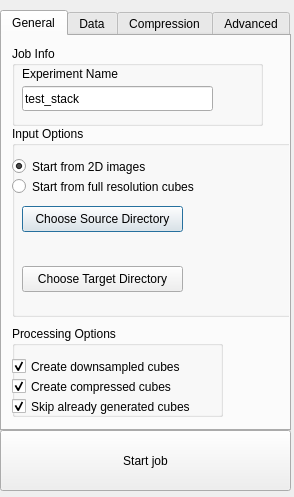
<?xml version="1.0" encoding="UTF-8"?>
<ui version="4.0">
 <class>Dialog</class>
 <widget class="QDialog" name="Dialog">
  <property name="geometry">
   <rect>
    <x>0</x>
    <y>0</y>
    <width>294</width>
    <height>497</height>
   </rect>
  </property>
  <property name="windowTitle">
   <string>Knossos Cuber</string>
  </property>
  <widget class="QTabWidget" name="tabWidget">
   <property name="geometry">
    <rect>
     <x>0</x>
     <y>10</y>
     <width>291</width>
     <height>421</height>
    </rect>
   </property>
   <property name="currentIndex">
    <number>0</number>
   </property>
   <widget class="QWidget" name="tab">
    <attribute name="title">
     <string>General</string>
    </attribute>
    <widget class="QGroupBox" name="group_box_input_options">
     <property name="geometry">
      <rect>
       <x>10</x>
       <y>90</y>
       <width>371</width>
       <height>191</height>
      </rect>
     </property>
     <property name="title">
      <string>Input Options</string>
     </property>
     <widget class="QRadioButton" name="radio_button_start_from_2d_images">
      <property name="enabled">
       <bool>true</bool>
      </property>
      <property name="geometry">
       <rect>
        <x>0</x>
        <y>30</y>
        <width>221</width>
        <height>21</height>
       </rect>
      </property>
      <property name="toolTip">
       <string>&lt;html&gt;&lt;head/&gt;&lt;body&gt;&lt;p&gt;Whether to generate cubes from 2D images.&lt;/p&gt;&lt;/body&gt;&lt;/html&gt;</string>
      </property>
      <property name="text">
       <string>Start from 2D images</string>
      </property>
      <property name="checked">
       <bool>true</bool>
      </property>
     </widget>
     <widget class="QRadioButton" name="radio_button_start_from_mag1">
      <property name="geometry">
       <rect>
        <x>0</x>
        <y>50</y>
        <width>261</width>
        <height>21</height>
       </rect>
      </property>
      <property name="toolTip">
       <string>&lt;html&gt;&lt;head/&gt;&lt;body&gt;&lt;p&gt;If you already have full-resolution cubes, you can start from those cubes to generate downsampled and / or compressed cubes.&lt;/p&gt;&lt;/body&gt;&lt;/html&gt;</string>
      </property>
      <property name="text">
       <string>Start from full resolution cubes</string>
      </property>
      <property name="checked">
       <bool>false</bool>
      </property>
     </widget>
     <widget class="QPushButton" name="push_button_choose_source_dir">
      <property name="geometry">
       <rect>
        <x>10</x>
        <y>80</y>
        <width>161</width>
        <height>26</height>
       </rect>
      </property>
      <property name="toolTip">
       <string>&lt;html&gt;&lt;head/&gt;&lt;body&gt;&lt;p&gt;Path to 2D images or full-resolution (mag1) cubes.&lt;/p&gt;&lt;/body&gt;&lt;/html&gt;</string>
      </property>
      <property name="text">
       <string>Choose Source Directory</string>
      </property>
     </widget>
     <widget class="QLabel" name="label_source_dir">
      <property name="geometry">
       <rect>
        <x>10</x>
        <y>110</y>
        <width>261</width>
        <height>16</height>
       </rect>
      </property>
      <property name="toolTip">
       <string>&lt;html&gt;&lt;head/&gt;&lt;body&gt;&lt;p&gt;Path to 2D images or full-resolution (mag1) cubes.&lt;/p&gt;&lt;/body&gt;&lt;/html&gt;</string>
      </property>
      <property name="text">
       <string>&lt;no source dir&gt;</string>
      </property>
     </widget>
     <widget class="QPushButton" name="push_button_choose_target_dir">
      <property name="geometry">
       <rect>
        <x>10</x>
        <y>140</y>
        <width>161</width>
        <height>26</height>
       </rect>
      </property>
      <property name="toolTip">
       <string>&lt;html&gt;&lt;head/&gt;&lt;body&gt;&lt;p&gt;Where to write the output cubes.&lt;/p&gt;&lt;/body&gt;&lt;/html&gt;</string>
      </property>
      <property name="text">
       <string>Choose Target Directory</string>
      </property>
     </widget>
     <widget class="QLabel" name="label_target_dir">
      <property name="geometry">
       <rect>
        <x>10</x>
        <y>170</y>
        <width>261</width>
        <height>16</height>
       </rect>
      </property>
      <property name="toolTip">
       <string>&lt;html&gt;&lt;head/&gt;&lt;body&gt;&lt;p&gt;Where to write the output cubes.&lt;/p&gt;&lt;/body&gt;&lt;/html&gt;</string>
      </property>
      <property name="text">
       <string>&lt;no target dir&gt;</string>
      </property>
     </widget>
    </widget>
    <widget class="QGroupBox" name="group_box_processing_options">
     <property name="geometry">
      <rect>
       <x>10</x>
       <y>290</y>
       <width>211</width>
       <height>91</height>
      </rect>
     </property>
     <property name="title">
      <string>Processing Options</string>
     </property>
     <widget class="QCheckBox" name="check_box_downsample">
      <property name="geometry">
       <rect>
        <x>0</x>
        <y>30</y>
        <width>261</width>
        <height>21</height>
       </rect>
      </property>
      <property name="toolTip">
       <string>&lt;html&gt;&lt;head/&gt;&lt;body&gt;&lt;p&gt;Create downsampled cubes for magnification pyramid.&lt;/p&gt;&lt;/body&gt;&lt;/html&gt;</string>
      </property>
      <property name="text">
       <string>Create downsampled cubes</string>
      </property>
      <property name="checked">
       <bool>true</bool>
      </property>
     </widget>
     <widget class="QCheckBox" name="check_box_compress">
      <property name="geometry">
       <rect>
        <x>0</x>
        <y>50</y>
        <width>201</width>
        <height>21</height>
       </rect>
      </property>
      <property name="toolTip">
       <string>&lt;html&gt;&lt;head/&gt;&lt;body&gt;&lt;p&gt;Create compressed cubes for efficient network streaming.&lt;/p&gt;&lt;/body&gt;&lt;/html&gt;</string>
      </property>
      <property name="text">
       <string>Create compressed cubes</string>
      </property>
      <property name="checked">
       <bool>true</bool>
      </property>
     </widget>
     <widget class="QCheckBox" name="check_box_skip_already_generated">
      <property name="geometry">
       <rect>
        <x>0</x>
        <y>70</y>
        <width>221</width>
        <height>21</height>
       </rect>
      </property>
      <property name="toolTip">
       <string>&lt;html&gt;&lt;head/&gt;&lt;body&gt;&lt;p&gt;Skip target cubes that already exist. Useful to continue a run that was aborted.&lt;/p&gt;&lt;/body&gt;&lt;/html&gt;</string>
      </property>
      <property name="text">
       <string>Skip already generated cubes</string>
      </property>
      <property name="checked">
       <bool>true</bool>
      </property>
     </widget>
    </widget>
    <widget class="QGroupBox" name="group_box_job_info">
     <property name="geometry">
      <rect>
       <x>10</x>
       <y>10</y>
       <width>251</width>
       <height>80</height>
      </rect>
     </property>
     <property name="title">
      <string>Job Info</string>
     </property>
     <widget class="QLabel" name="label_experiment_name">
      <property name="geometry">
       <rect>
        <x>10</x>
        <y>20</y>
        <width>121</width>
        <height>16</height>
       </rect>
      </property>
      <property name="toolTip">
       <string>&lt;html&gt;&lt;head/&gt;&lt;body&gt;&lt;p&gt;Arbitrary experiment name identifier&lt;/p&gt;&lt;/body&gt;&lt;/html&gt;</string>
      </property>
      <property name="text">
       <string>Experiment Name</string>
      </property>
     </widget>
     <widget class="QLineEdit" name="line_edit_experiment_name">
      <property name="geometry">
       <rect>
        <x>10</x>
        <y>40</y>
        <width>191</width>
        <height>25</height>
       </rect>
      </property>
      <property name="toolTip">
       <string>&lt;html&gt;&lt;head/&gt;&lt;body&gt;&lt;p&gt;Arbitrary experiment name identifier.&lt;/p&gt;&lt;/body&gt;&lt;/html&gt;</string>
      </property>
      <property name="text">
       <string>test_stack</string>
      </property>
     </widget>
    </widget>
   </widget>
   <widget class="QWidget" name="tab_2">
    <attribute name="title">
     <string>Data</string>
    </attribute>
    <widget class="QLineEdit" name="line_edit_source_format">
     <property name="geometry">
      <rect>
       <x>110</x>
       <y>10</y>
       <width>113</width>
       <height>21</height>
      </rect>
     </property>
     <property name="toolTip">
      <string>&lt;html&gt;&lt;head/&gt;&lt;body&gt;&lt;p&gt;Whatever image format PIL can read in, or 'raw' for faster cubing. Must be identical to the file name extension of input data.&lt;/p&gt;&lt;/body&gt;&lt;/html&gt;</string>
     </property>
    </widget>
    <widget class="QLabel" name="label_source_format">
     <property name="geometry">
      <rect>
       <x>10</x>
       <y>10</y>
       <width>101</width>
       <height>20</height>
      </rect>
     </property>
     <property name="toolTip">
      <string>&lt;html&gt;&lt;head/&gt;&lt;body&gt;&lt;p&gt;Whatever image format PIL can read in, or 'raw' for faster cubing. Must be identical to the file name extension of input data.&lt;/p&gt;&lt;/body&gt;&lt;/html&gt;</string>
     </property>
     <property name="text">
      <string>Source Format</string>
     </property>
    </widget>
    <widget class="QLabel" name="label_source_dimensions_x">
     <property name="geometry">
      <rect>
       <x>10</x>
       <y>40</y>
       <width>131</width>
       <height>20</height>
      </rect>
     </property>
     <property name="toolTip">
      <string>&lt;html&gt;&lt;head/&gt;&lt;body&gt;&lt;p&gt;Input image dimensions. Required for raw images, otherwise determined directly from input images.&lt;/p&gt;&lt;/body&gt;&lt;/html&gt;</string>
     </property>
     <property name="text">
      <string>Source Dimensions x</string>
     </property>
    </widget>
    <widget class="QLabel" name="label_source_datatype">
     <property name="geometry">
      <rect>
       <x>10</x>
       <y>70</y>
       <width>101</width>
       <height>20</height>
      </rect>
     </property>
     <property name="toolTip">
      <string>&lt;html&gt;&lt;head/&gt;&lt;body&gt;&lt;p&gt;Input image pixel data type, required only for raw.&lt;/p&gt;&lt;/body&gt;&lt;/html&gt;</string>
     </property>
     <property name="text">
      <string>Source Datatype</string>
     </property>
    </widget>
    <widget class="QLabel" name="label_scaling">
     <property name="geometry">
      <rect>
       <x>10</x>
       <y>100</y>
       <width>51</width>
       <height>20</height>
      </rect>
     </property>
     <property name="toolTip">
      <string>&lt;html&gt;&lt;head/&gt;&lt;body&gt;&lt;p&gt;Voxel scaling, physical units per voxel.&lt;/p&gt;&lt;/body&gt;&lt;/html&gt;</string>
     </property>
     <property name="text">
      <string>Scaling</string>
     </property>
    </widget>
    <widget class="QLabel" name="label_boundaries_x">
     <property name="geometry">
      <rect>
       <x>10</x>
       <y>130</y>
       <width>101</width>
       <height>20</height>
      </rect>
     </property>
     <property name="toolTip">
      <string>&lt;html&gt;&lt;head/&gt;&lt;body&gt;&lt;p&gt;Edge length of whole dataset, only required if not starting from 2D images.&lt;/p&gt;&lt;/body&gt;&lt;/html&gt;</string>
     </property>
     <property name="text">
      <string>Boundaries x</string>
     </property>
    </widget>
    <widget class="QLineEdit" name="line_edit_source_dimensions_x">
     <property name="geometry">
      <rect>
       <x>140</x>
       <y>40</y>
       <width>51</width>
       <height>21</height>
      </rect>
     </property>
     <property name="toolTip">
      <string>&lt;html&gt;&lt;head/&gt;&lt;body&gt;&lt;p&gt;Input image dimensions. Required for raw images, otherwise determined directly from input images.&lt;/p&gt;&lt;/body&gt;&lt;/html&gt;</string>
     </property>
    </widget>
    <widget class="QLineEdit" name="line_edit_source_dimensions_y">
     <property name="geometry">
      <rect>
       <x>210</x>
       <y>40</y>
       <width>51</width>
       <height>21</height>
      </rect>
     </property>
     <property name="toolTip">
      <string>&lt;html&gt;&lt;head/&gt;&lt;body&gt;&lt;p&gt;Input image dimensions. Required for raw images, otherwise determined directly from input images.&lt;/p&gt;&lt;/body&gt;&lt;/html&gt;</string>
     </property>
    </widget>
    <widget class="QComboBox" name="combo_box_source_datatype">
     <property name="geometry">
      <rect>
       <x>130</x>
       <y>70</y>
       <width>82</width>
       <height>21</height>
      </rect>
     </property>
     <property name="toolTip">
      <string>&lt;html&gt;&lt;head/&gt;&lt;body&gt;&lt;p&gt;Input image pixel data type, required only for raw.&lt;/p&gt;&lt;/body&gt;&lt;/html&gt;</string>
     </property>
     <item>
      <property name="text">
       <string>uint8</string>
      </property>
     </item>
     <item>
      <property name="text">
       <string>uint16</string>
      </property>
     </item>
    </widget>
    <widget class="QLineEdit" name="line_edit_scaling_x">
     <property name="geometry">
      <rect>
       <x>100</x>
       <y>100</y>
       <width>41</width>
       <height>21</height>
      </rect>
     </property>
     <property name="toolTip">
      <string>&lt;html&gt;&lt;head/&gt;&lt;body&gt;&lt;p&gt;Voxel scaling, physical units per voxel.&lt;/p&gt;&lt;/body&gt;&lt;/html&gt;</string>
     </property>
    </widget>
    <widget class="QLineEdit" name="line_edit_scaling_y">
     <property name="geometry">
      <rect>
       <x>170</x>
       <y>100</y>
       <width>41</width>
       <height>21</height>
      </rect>
     </property>
     <property name="toolTip">
      <string>&lt;html&gt;&lt;head/&gt;&lt;body&gt;&lt;p&gt;Voxel scaling, physical units per voxel.&lt;/p&gt;&lt;/body&gt;&lt;/html&gt;</string>
     </property>
    </widget>
    <widget class="QLineEdit" name="line_edit_scaling_z">
     <property name="geometry">
      <rect>
       <x>240</x>
       <y>100</y>
       <width>41</width>
       <height>21</height>
      </rect>
     </property>
     <property name="toolTip">
      <string>&lt;html&gt;&lt;head/&gt;&lt;body&gt;&lt;p&gt;Voxel scaling, physical units per voxel.&lt;/p&gt;&lt;/body&gt;&lt;/html&gt;</string>
     </property>
    </widget>
    <widget class="QLineEdit" name="line_edit_boundaries_z">
     <property name="geometry">
      <rect>
       <x>240</x>
       <y>130</y>
       <width>41</width>
       <height>21</height>
      </rect>
     </property>
     <property name="toolTip">
      <string>&lt;html&gt;&lt;head/&gt;&lt;body&gt;&lt;p&gt;Edge length of whole dataset, only required if not starting from 2D images.&lt;/p&gt;&lt;/body&gt;&lt;/html&gt;</string>
     </property>
    </widget>
    <widget class="QLineEdit" name="line_edit_boundaries_y">
     <property name="geometry">
      <rect>
       <x>170</x>
       <y>130</y>
       <width>41</width>
       <height>21</height>
      </rect>
     </property>
     <property name="toolTip">
      <string>&lt;html&gt;&lt;head/&gt;&lt;body&gt;&lt;p&gt;Edge length of whole dataset, only required if not starting from 2D images.&lt;/p&gt;&lt;/body&gt;&lt;/html&gt;</string>
     </property>
    </widget>
    <widget class="QLineEdit" name="line_edit_boundaries_x">
     <property name="geometry">
      <rect>
       <x>100</x>
       <y>130</y>
       <width>41</width>
       <height>21</height>
      </rect>
     </property>
     <property name="toolTip">
      <string>&lt;html&gt;&lt;head/&gt;&lt;body&gt;&lt;p&gt;Edge length of whole dataset, only required if not starting from 2D images.&lt;/p&gt;&lt;/body&gt;&lt;/html&gt;</string>
     </property>
    </widget>
    <widget class="QLabel" name="label_source_dimensions_y">
     <property name="geometry">
      <rect>
       <x>200</x>
       <y>40</y>
       <width>16</width>
       <height>20</height>
      </rect>
     </property>
     <property name="toolTip">
      <string>&lt;html&gt;&lt;head/&gt;&lt;body&gt;&lt;p&gt;Input image dimensions. Required for raw images, otherwise determined directly from input images.&lt;/p&gt;&lt;/body&gt;&lt;/html&gt;</string>
     </property>
     <property name="text">
      <string>y</string>
     </property>
    </widget>
    <widget class="QLabel" name="label_boundaries_z">
     <property name="geometry">
      <rect>
       <x>220</x>
       <y>130</y>
       <width>16</width>
       <height>16</height>
      </rect>
     </property>
     <property name="toolTip">
      <string>&lt;html&gt;&lt;head/&gt;&lt;body&gt;&lt;p&gt;Edge length of whole dataset, only required if not starting from 2D images.&lt;/p&gt;&lt;/body&gt;&lt;/html&gt;</string>
     </property>
     <property name="text">
      <string>z</string>
     </property>
    </widget>
    <widget class="QLabel" name="label_scaling_y">
     <property name="geometry">
      <rect>
       <x>150</x>
       <y>100</y>
       <width>16</width>
       <height>16</height>
      </rect>
     </property>
     <property name="toolTip">
      <string>&lt;html&gt;&lt;head/&gt;&lt;body&gt;&lt;p&gt;Voxel scaling, physical units per voxel.&lt;/p&gt;&lt;/body&gt;&lt;/html&gt;</string>
     </property>
     <property name="text">
      <string>y</string>
     </property>
    </widget>
    <widget class="QLabel" name="label_boundaries_y">
     <property name="geometry">
      <rect>
       <x>150</x>
       <y>130</y>
       <width>16</width>
       <height>16</height>
      </rect>
     </property>
     <property name="toolTip">
      <string>&lt;html&gt;&lt;head/&gt;&lt;body&gt;&lt;p&gt;Edge length of whole dataset, only required if not starting from 2D images.&lt;/p&gt;&lt;/body&gt;&lt;/html&gt;</string>
     </property>
     <property name="text">
      <string>y</string>
     </property>
    </widget>
    <widget class="QLabel" name="label_scaling_z">
     <property name="geometry">
      <rect>
       <x>220</x>
       <y>100</y>
       <width>16</width>
       <height>16</height>
      </rect>
     </property>
     <property name="toolTip">
      <string>&lt;html&gt;&lt;head/&gt;&lt;body&gt;&lt;p&gt;Voxel scaling, physical units per voxel.&lt;/p&gt;&lt;/body&gt;&lt;/html&gt;</string>
     </property>
     <property name="text">
      <string>z</string>
     </property>
    </widget>
    <widget class="QLabel" name="label_scaling_x">
     <property name="geometry">
      <rect>
       <x>80</x>
       <y>100</y>
       <width>16</width>
       <height>16</height>
      </rect>
     </property>
     <property name="toolTip">
      <string>&lt;html&gt;&lt;head/&gt;&lt;body&gt;&lt;p&gt;Voxel scaling, physical units per voxel.&lt;/p&gt;&lt;/body&gt;&lt;/html&gt;</string>
     </property>
     <property name="text">
      <string>x</string>
     </property>
    </widget>
   </widget>
   <widget class="QWidget" name="tab_3">
    <attribute name="title">
     <string>Compression</string>
    </attribute>
    <widget class="QLabel" name="label_path_to_openjpeg">
     <property name="geometry">
      <rect>
       <x>10</x>
       <y>20</y>
       <width>111</width>
       <height>16</height>
      </rect>
     </property>
     <property name="toolTip">
      <string>&lt;html&gt;&lt;head/&gt;&lt;body&gt;&lt;p&gt;Path to JPEG2000 compression executable, only needed when using JPEG2000.&lt;/p&gt;&lt;/body&gt;&lt;/html&gt;</string>
     </property>
     <property name="text">
      <string>Path to OpenJPEG</string>
     </property>
    </widget>
    <widget class="QLabel" name="label_compression_algorithm">
     <property name="geometry">
      <rect>
       <x>10</x>
       <y>50</y>
       <width>151</width>
       <height>16</height>
      </rect>
     </property>
     <property name="toolTip">
      <string>&lt;html&gt;&lt;head/&gt;&lt;body&gt;&lt;p&gt;Which compression algorithm to use for cubes.&lt;/p&gt;&lt;/body&gt;&lt;/html&gt;</string>
     </property>
     <property name="text">
      <string>Compression Algorithm</string>
     </property>
    </widget>
    <widget class="QLabel" name="label_compression_quality">
     <property name="geometry">
      <rect>
       <x>10</x>
       <y>80</y>
       <width>151</width>
       <height>16</height>
      </rect>
     </property>
     <property name="toolTip">
      <string>&lt;html&gt;&lt;head/&gt;&lt;body&gt;&lt;p&gt;0-100 for jpg (100 is best), 1-10 for j2k (lowest is best).&lt;/p&gt;&lt;/body&gt;&lt;/html&gt;</string>
     </property>
     <property name="text">
      <string>Compression Quality</string>
     </property>
    </widget>
    <widget class="QLabel" name="label_gauss_filter">
     <property name="geometry">
      <rect>
       <x>10</x>
       <y>110</y>
       <width>91</width>
       <height>16</height>
      </rect>
     </property>
     <property name="toolTip">
      <string>&lt;html&gt;&lt;head/&gt;&lt;body&gt;&lt;p&gt;Gaussian filter before compression to reduce artefacts, this really helps a lot for noisy data. Do NOT use it for near-noise-free data (SNR larger than about 10).&lt;/p&gt;&lt;/body&gt;&lt;/html&gt;</string>
     </property>
     <property name="text">
      <string>Gauss filter </string>
     </property>
    </widget>
    <widget class="QLineEdit" name="line_edit_path_to_openjpeg">
     <property name="geometry">
      <rect>
       <x>130</x>
       <y>20</y>
       <width>101</width>
       <height>21</height>
      </rect>
     </property>
     <property name="toolTip">
      <string>&lt;html&gt;&lt;head/&gt;&lt;body&gt;&lt;p&gt;Path to JPEG2000 compression executable, only needed when using JPEG2000.&lt;/p&gt;&lt;/body&gt;&lt;/html&gt;</string>
     </property>
    </widget>
    <widget class="QComboBox" name="combo_box_compression_algorithm">
     <property name="geometry">
      <rect>
       <x>160</x>
       <y>50</y>
       <width>111</width>
       <height>21</height>
      </rect>
     </property>
     <property name="toolTip">
      <string>&lt;html&gt;&lt;head/&gt;&lt;body&gt;&lt;p&gt;Which compression algorithm to use for cubes.&lt;/p&gt;&lt;/body&gt;&lt;/html&gt;</string>
     </property>
     <item>
      <property name="text">
       <string>JPEG</string>
      </property>
     </item>
     <item>
      <property name="text">
       <string>JPEG2000</string>
      </property>
     </item>
    </widget>
    <widget class="QPushButton" name="push_button_path_to_openjpeg">
     <property name="geometry">
      <rect>
       <x>240</x>
       <y>20</y>
       <width>31</width>
       <height>21</height>
      </rect>
     </property>
     <property name="text">
      <string>...</string>
     </property>
    </widget>
    <widget class="QSpinBox" name="spin_box_compression_quality">
     <property name="geometry">
      <rect>
       <x>160</x>
       <y>80</y>
       <width>111</width>
       <height>21</height>
      </rect>
     </property>
     <property name="toolTip">
      <string>&lt;html&gt;&lt;head/&gt;&lt;body&gt;&lt;p&gt;0-100 for jpg (100 is best), 1-10 for j2k (lowest is best).&lt;/p&gt;&lt;/body&gt;&lt;/html&gt;</string>
     </property>
    </widget>
    <widget class="QDoubleSpinBox" name="spin_box_double_gauss_filter">
     <property name="geometry">
      <rect>
       <x>160</x>
       <y>114</y>
       <width>111</width>
       <height>21</height>
      </rect>
     </property>
     <property name="toolTip">
      <string>&lt;html&gt;&lt;head/&gt;&lt;body&gt;&lt;p&gt;Gaussian filter before compression to reduce artefacts, this really helps a lot for noisy data. Do NOT use it for near-noise-free data (SNR larger than about 10).&lt;/p&gt;&lt;/body&gt;&lt;/html&gt;</string>
     </property>
    </widget>
   </widget>
   <widget class="QWidget" name="tab_4">
    <attribute name="title">
     <string>Advanced</string>
    </attribute>
    <widget class="QLabel" name="label_buffer_size_in_cubes">
     <property name="geometry">
      <rect>
       <x>10</x>
       <y>50</y>
       <width>131</width>
       <height>16</height>
      </rect>
     </property>
     <property name="toolTip">
      <string>&lt;html&gt;&lt;head/&gt;&lt;body&gt;&lt;p&gt;How many cubes will be used. Ideally, this number should be greater than the number of cubes in a single z-layer of cubes.&lt;/p&gt;&lt;/body&gt;&lt;/html&gt;</string>
     </property>
     <property name="text">
      <string>Buffer size in cubes</string>
     </property>
    </widget>
    <widget class="QLabel" name="label_downsampling_workers">
     <property name="geometry">
      <rect>
       <x>10</x>
       <y>80</y>
       <width>151</width>
       <height>16</height>
      </rect>
     </property>
     <property name="toolTip">
      <string>&lt;html&gt;&lt;head/&gt;&lt;body&gt;&lt;p&gt;Number of CPU cores to use for downsampling.&lt;/p&gt;&lt;/body&gt;&lt;/html&gt;</string>
     </property>
     <property name="text">
      <string>Downsampling workers</string>
     </property>
    </widget>
    <widget class="QLabel" name="label_compression_workers">
     <property name="geometry">
      <rect>
       <x>10</x>
       <y>110</y>
       <width>141</width>
       <height>16</height>
      </rect>
     </property>
     <property name="toolTip">
      <string>&lt;html&gt;&lt;head/&gt;&lt;body&gt;&lt;p&gt;Numer of CPU cores to use for compression.&lt;/p&gt;&lt;/body&gt;&lt;/html&gt;</string>
     </property>
     <property name="text">
      <string>Compression workers</string>
     </property>
    </widget>
    <widget class="QLabel" name="label_io_workers">
     <property name="geometry">
      <rect>
       <x>10</x>
       <y>140</y>
       <width>111</width>
       <height>16</height>
      </rect>
     </property>
     <property name="toolTip">
      <string>&lt;html&gt;&lt;head/&gt;&lt;body&gt;&lt;p&gt;Use more than CPU cores available; 20 is good if you're on a local RAID array, higher numbers might help if you read / write from NFS.&lt;/p&gt;&lt;/body&gt;&lt;/html&gt;</string>
     </property>
     <property name="text">
      <string>IO Workers</string>
     </property>
    </widget>
    <widget class="QCheckBox" name="check_box_swap_axes">
     <property name="geometry">
      <rect>
       <x>10</x>
       <y>20</y>
       <width>91</width>
       <height>21</height>
      </rect>
     </property>
     <property name="toolTip">
      <string>&lt;html&gt;&lt;head/&gt;&lt;body&gt;&lt;p&gt;Whether to swap axes. If yes, performs costly xy axes swap; this swap takes currently about as long as reading in each image file.&lt;/p&gt;&lt;/body&gt;&lt;/html&gt;</string>
     </property>
     <property name="text">
      <string>Swap Axes</string>
     </property>
    </widget>
    <widget class="QSpinBox" name="spin_box_buffer_size_in_cubes">
     <property name="geometry">
      <rect>
       <x>160</x>
       <y>50</y>
       <width>101</width>
       <height>21</height>
      </rect>
     </property>
     <property name="toolTip">
      <string>&lt;html&gt;&lt;head/&gt;&lt;body&gt;&lt;p&gt;How many cubes will be used. Ideally, this number should be greater than the number of cubes in a single z-layer of cubes.&lt;/p&gt;&lt;/body&gt;&lt;/html&gt;</string>
     </property>
     <property name="maximum">
      <number>100000000</number>
     </property>
    </widget>
    <widget class="QSpinBox" name="spin_box_downsampling_workers">
     <property name="geometry">
      <rect>
       <x>160</x>
       <y>80</y>
       <width>101</width>
       <height>21</height>
      </rect>
     </property>
     <property name="toolTip">
      <string>&lt;html&gt;&lt;head/&gt;&lt;body&gt;&lt;p&gt;Number of CPU cores to use for downsampling.&lt;/p&gt;&lt;/body&gt;&lt;/html&gt;</string>
     </property>
     <property name="maximum">
      <number>10000000</number>
     </property>
    </widget>
    <widget class="QSpinBox" name="spin_box_compression_workers">
     <property name="geometry">
      <rect>
       <x>160</x>
       <y>110</y>
       <width>101</width>
       <height>21</height>
      </rect>
     </property>
     <property name="toolTip">
      <string>&lt;html&gt;&lt;head/&gt;&lt;body&gt;&lt;p&gt;Numer of CPU cores to use for compression.&lt;/p&gt;&lt;/body&gt;&lt;/html&gt;</string>
     </property>
     <property name="maximum">
      <number>1000000000</number>
     </property>
    </widget>
    <widget class="QSpinBox" name="spin_box_io_workers">
     <property name="geometry">
      <rect>
       <x>160</x>
       <y>140</y>
       <width>101</width>
       <height>21</height>
      </rect>
     </property>
     <property name="toolTip">
      <string>&lt;html&gt;&lt;head/&gt;&lt;body&gt;&lt;p&gt;Use more than CPU cores available; 20 is good if you're on a local RAID array, higher numbers might help if you read / write from NFS.&lt;/p&gt;&lt;/body&gt;&lt;/html&gt;</string>
     </property>
     <property name="maximum">
      <number>100000000</number>
     </property>
    </widget>
    <widget class="QSpinBox" name="spin_box_cube_edge_length">
     <property name="geometry">
      <rect>
       <x>160</x>
       <y>170</y>
       <width>101</width>
       <height>21</height>
      </rect>
     </property>
     <property name="toolTip">
      <string>&lt;html&gt;&lt;head/&gt;&lt;body&gt;&lt;p&gt;Use more than CPU cores available; 20 is good if you're on a local RAID array, higher numbers might help if you read / write from NFS.&lt;/p&gt;&lt;/body&gt;&lt;/html&gt;</string>
     </property>
     <property name="maximum">
      <number>10000000</number>
     </property>
    </widget>
    <widget class="QLabel" name="label_cube_edge_length">
     <property name="geometry">
      <rect>
       <x>10</x>
       <y>170</y>
       <width>131</width>
       <height>16</height>
      </rect>
     </property>
     <property name="toolTip">
      <string>&lt;html&gt;&lt;head/&gt;&lt;body&gt;&lt;p&gt;Use more than CPU cores available; 20 is good if you're on a local RAID array, higher numbers might help if you read / write from NFS.&lt;/p&gt;&lt;/body&gt;&lt;/html&gt;</string>
     </property>
     <property name="text">
      <string>Cube edge length</string>
     </property>
    </widget>
   </widget>
  </widget>
  <widget class="QPushButton" name="push_button_start_job">
   <property name="geometry">
    <rect>
     <x>0</x>
     <y>430</y>
     <width>291</width>
     <height>61</height>
    </rect>
   </property>
   <property name="toolTip">
    <string>&lt;html&gt;&lt;head/&gt;&lt;body&gt;&lt;p&gt;Start the cubing job. Depending on the size of the input data and the performance / number of compute cores on this machine, this operation may take a very long time.&lt;/p&gt;&lt;/body&gt;&lt;/html&gt;</string>
   </property>
   <property name="text">
    <string>Start job</string>
   </property>
  </widget>
 </widget>
 <resources/>
 <connections/>
</ui>
